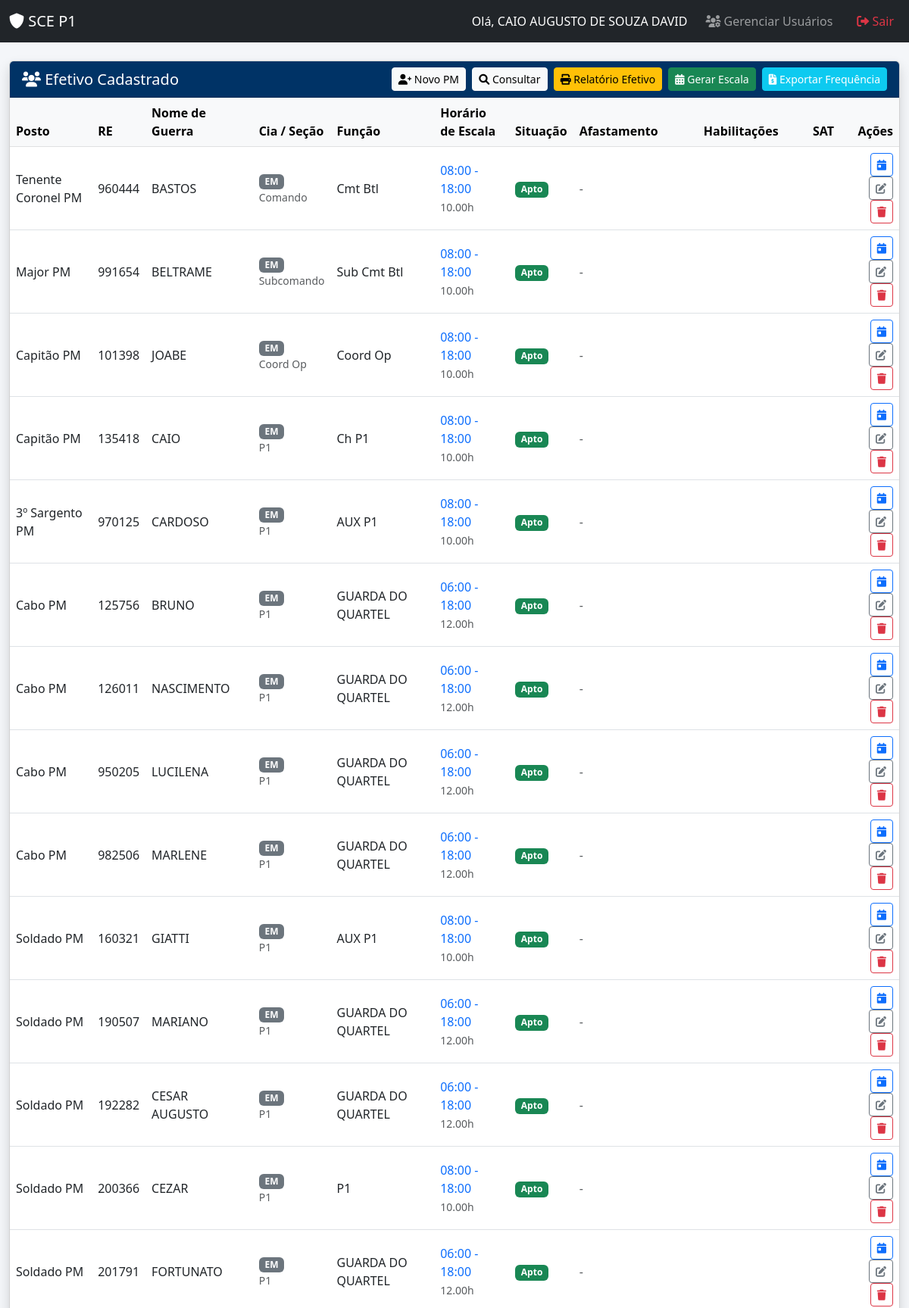
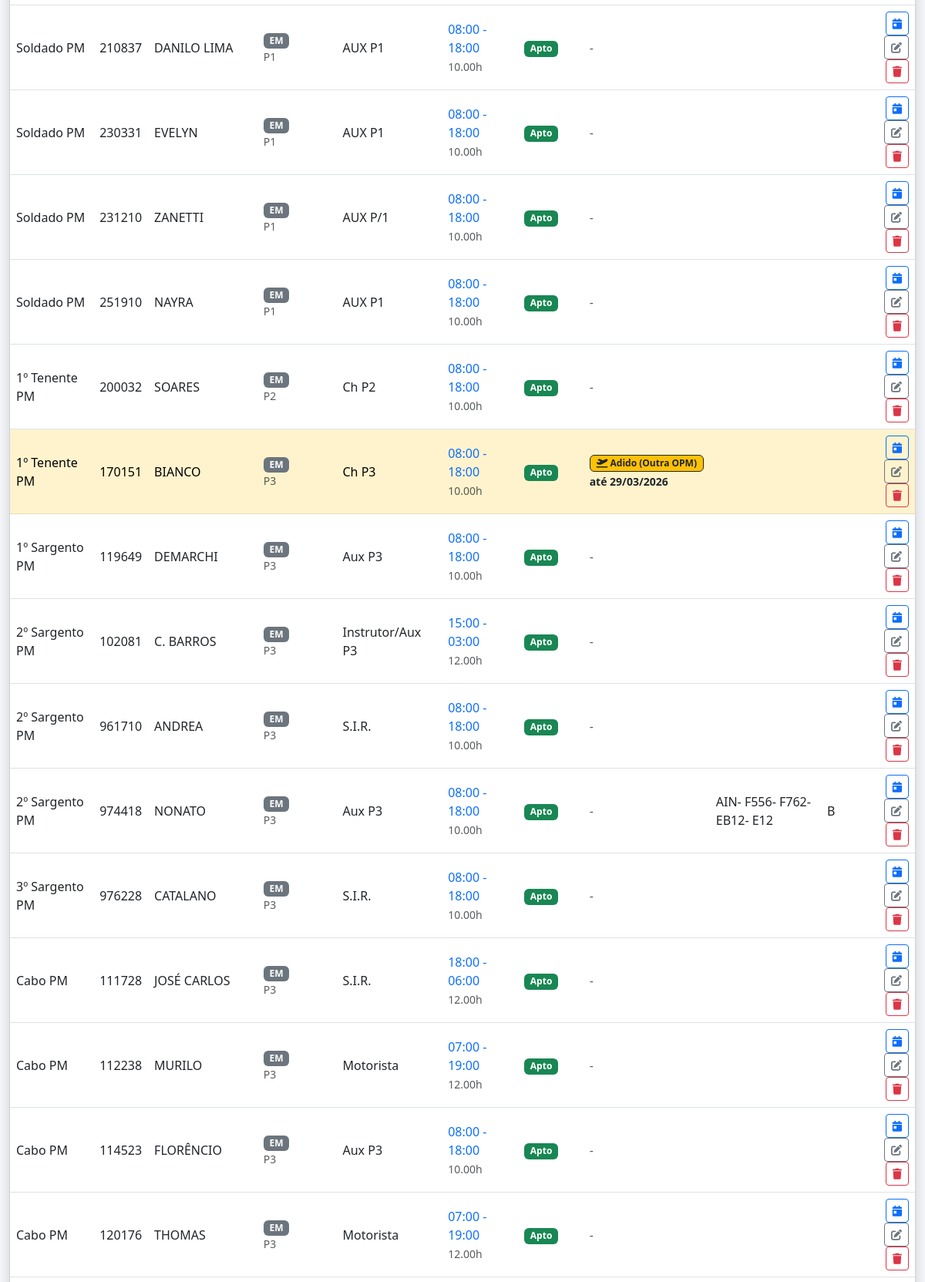
The app's page / (signed in, upper part) with its own data (2 pictures, top to bottom).
### app.py (models this page shows)
class Usuario(UserMixin, db.Model):
    id = db.Column(db.Integer, primary_key=True)
    username = db.Column(db.String(20), unique=True, nullable=False)
    re = db.Column(db.String(20), unique=True, nullable=False)
    nome = db.Column(db.String(100), nullable=False)
    password = db.Column(db.String(100), nullable=False)
    perfil = db.Column(db.String(20), default='comum') # 'admin', 'operador', 'comum'

class Policial(db.Model):
    id = db.Column(db.Integer, primary_key=True)
    posto = db.Column(db.String(20))
    re = db.Column(db.String(20), unique=True)
    nome = db.Column(db.String(100))
    nome_guerra = db.Column(db.String(50))
    cia = db.Column(db.String(20))
    secao_em = db.Column(db.String(50))
    tipo_escala = db.Column(db.String(20))
    data_base_escala = db.Column(db.Date, nullable=True)
    funcao = db.Column(db.String(100))
    equipe = db.Column(db.String(50))
    viatura = db.Column(db.String(50))
    ativo = db.Column(db.Boolean, default=True)
    hora_inicio_escala = db.Column(db.Time, nullable=True)
    hora_fim_escala = db.Column(db.Time, nullable=True)
    duracao_horas_escala = db.Column(db.Float, nullable=True)
    regime_escala = db.Column(db.String(50), nullable=True)
    habilitacoes = db.Column(db.String(500), nullable=True)
    sat = db.Column(db.String(500), nullable=True)
    status_saude = db.Column(db.String(50), default='Apto Sem Restrições')
    restricao_tipo = db.Column(db.String(100))
    data_fim_restricao = db.Column(db.Date)

### app.py (the view)
@app.route('/')
@login_required
def index():
    verificar_validade_restricoes()
    pms_raw = Policial.query.filter_by(ativo=True).all()
    hoje = datetime.now().date()
    siglas_afastamento = ['DS', 'F*', 'F', 'FN', 'FS', 'CV', 'LP', 'LSV', 'LTS', 'AD', 'LG', 'LA', 'PT', 'NP', 'EAP', 'LT']
    nomes_afastamento = {
        'DS': 'Dispensa de Serviço',
        'F*': 'Folga com observação',
        'F': 'Férias',
        'FN': 'Férias',
        'FS': 'Falta ao Serv.',
        'CV': 'Convalescença',
        'LP': 'Licença Prêmio',
        'LSV': 'Lic. Sem Venc.',
        'LTS': 'Trat. Saúde',
        'AD': 'Adido (Outra OPM)',
        'LG': 'Licença Gestante',
        'PT': 'Lic. Paternidade',
        'LA': 'Licença Adoção',
        'NP': 'Núpcias',
        'LT': 'Luto'
    }
    for pm in pms_raw:
        pm.afastamento_atual = None
        pm.data_fim_afastamento = None
        alt_hoje = AlteracaoEscala.query.filter_by(policial_id=pm.id, data=hoje).first()
        if alt_hoje and alt_hoje.valor in siglas_afastamento:
            sigla = alt_hoje.valor
            pm.afastamento_atual = nomes_afastamento.get(sigla, sigla)
            alts_futuras = AlteracaoEscala.query.filter(
                AlteracaoEscala.policial_id == pm.id,
                AlteracaoEscala.data >= hoje
            ).order_by(AlteracaoEscala.data).all()
            data_fim = hoje
            for alt in alts_futuras:
                if alt.valor == sigla and (alt.data - data_fim).days <= 1:
                    data_fim = alt.data
                elif alt.valor != sigla:
                    break # Mudou de código (ex: de Férias para Trabalho), encerra a busca
            pm.data_fim_afastamento = data_fim
    tem_em = any(pm.cia == 'EM' for pm in pms_raw)
    if tem_em:
        pms_em = [p for p in pms_raw if p.cia == 'EM']
        pms_outros = [p for p in pms_raw if p.cia != 'EM']
        pms_ordenados = ordenar_em_agrupado(pms_em) + ordenar_por_antiguidade(pms_outros)
    else:
        pms_ordenados = ordenar_por_antiguidade(pms_raw)
    e_admin = (getattr(current_user, 'perfil', 'usuario') == 'admin')
    return render_template(
        'index.html',
        pms=pms_ordenados,
        user=current_user,
        e_admin=e_admin,
        hoje=hoje,
        get_habilitacoes_texto=get_habilitacoes_texto,
        get_sat_texto=get_sat_texto
    )

### app.py (called while the page is built)
@login_manager.user_loader
def load_user(user_id):
    return db.session.get(Usuario, int(user_id))

def ordenar_por_antiguidade(lista_pms):
    return sorted(lista_pms, key=lambda pm: (HIERARQUIA.get(pm.posto, 99), pm.re))

def ordenar_em_agrupado(lista_pms):
    return sorted(lista_pms, key=lambda pm: (
        ORDEM_SECOES_EM.get(pm.secao_em, 99),
        HIERARQUIA.get(pm.posto, 99),
        pm.re
    ))

def verificar_validade_restricoes():
    hoje = datetime.now().date()
    pms_restritos = Policial.query.filter(
        Policial.status_saude == 'Apto Com Restrições',
        Policial.data_fim_restricao != None
    ).all()
    alterados = 0
    for pm in pms_restritos:
        if pm.data_fim_restricao < hoje:
            pm.status_saude = 'Apto Sem Restrições'
            pm.restricao_tipo = None
            pm.data_fim_restricao = None
            alterados += 1
    if alterados > 0: db.session.commit()

def deserialize_selections(serialized):
    return serialized.split(',') if serialized else []

def get_emojis(selections, emoji_dict):
    return ' '.join(emoji_dict.get(sel, '') for sel in selections if sel in emoji_dict).strip()

def get_habilitacoes_texto(pm):
    return get_emojis(deserialize_selections(getattr(pm, 'habilitacoes', None)), HABILITACOES_EMOJIS)

def get_sat_texto(pm):
    return get_emojis(deserialize_selections(getattr(pm, 'sat', None)), SAT_EMOJIS)

### templates/index.html (shortened to what this page needs)
<!DOCTYPE html>
<html lang="pt-br">
<head>
    <link href="https://cdn.jsdelivr.net/npm/bootstrap@5.3.0/dist/css/bootstrap.min.css" rel="stylesheet">
    <link href="https://cdnjs.cloudflare.com/ajax/libs/font-awesome/6.0.0/css/all.min.css" rel="stylesheet">
</head>
<body>
    <nav class="navbar navbar-expand-lg navbar-dark bg-dark">
        <div class="container-fluid">
            <a class="navbar-brand" href="#"><i class="fas fa-shield-alt"></i> SCE P1</a>
            <div class="collapse navbar-collapse" id="navbarNav">
                <ul class="navbar-nav ms-auto">
                    <li class="nav-item">
                        <span class="nav-link text-white">Olá, {{ user.nome }}</span>
                    </li>
                    {% if e_admin %}
                    <li class="nav-item">
                        <a class="nav-link btn btn-outline-light btn-sm ms-2" href="{{ url_for('listar_usuarios') }}">
                            <i class="fas fa-users-cog"></i> Gerenciar Usuários
                        </a>
                    </li>
                    {% endif %}
                    <li class="nav-item">
                        <a class="nav-link text-danger ms-3" href="{{ url_for('logout') }}">
                            <i class="fas fa-sign-out-alt"></i> Sair
                        </a>
                    </li>
                </ul>
            </div>
        </div>
    </nav>
    <div class="container-fluid mt-4">
        <div class="card shadow">
            <div class="card-header card-header-custom d-flex justify-content-between align-items-center">
                <h5 class="mb-0"><i class="fas fa-users"></i> Efetivo Cadastrado</h5>
                <div>
                    <button class="btn btn-light btn-sm" data-bs-toggle="modal" data-bs-target="#modal-novo">
                        <i class="fas fa-user-plus"></i> Novo PM
                    </button>
                    <a href="{{ url_for('consultar_pm') }}" class="btn btn-light btn-sm ms-1">
                        <i class="fas fa-search"></i> Consultar
                    </a>
                    <button class="btn btn-warning btn-sm ms-1" data-bs-toggle="modal" data-bs-target="#modal-relatorio">
                        <i class="fas fa-print"></i> Relatório Efetivo
                    </button>
                    <button class="btn btn-success btn-sm ms-1" data-bs-toggle="modal" data-bs-target="#modal-escala">
                        <i class="fas fa-calendar-alt"></i> Gerar Escala
                    </button>
                    <button class="btn btn-info btn-sm text-white ms-1" data-bs-toggle="modal" data-bs-target="#modal-frequencia">
                        <i class="fas fa-file-invoice-dollar"></i> Exportar Frequência
                    </button>
                </div>
            </div>
            <div class="card-body p-0">
                <div class="table-responsive">
                    <table class="table table-hover mb-0 align-middle">
                        <thead class="table-light">
                            <tr>
                                <th>Posto</th>
                                <th>RE</th>
                                <th>Nome de Guerra</th>
                                <th>Cia / Seção</th>
                                <th>Função</th>
                                <th>Horário de Escala</th>
                                <th>Situação</th>
                                <th>Afastamento</th>
                                <th>Habilitações</th>
                                <th>SAT</th>
                                <th class="text-end">Ações</th>
                            </tr>
                        </thead>
                        <tbody>
                            {% for pm in pms %}
                            <tr class="{% if pm.afastamento_atual %}table-warning{% endif %}">
                                <td>{{ pm.posto }}</td>
                                <td>{{ pm.re }}</td>
                                <td>{{ pm.nome_guerra }}</td>
                                <td>
                                    <span class="badge bg-secondary">{{ pm.cia }}</span>
                                    {% if pm.cia == 'EM' %}
                                        <small class="text-muted d-block">{{ pm.secao_em }}</small>
                                    {% endif %}
                                </td>
                                <td>{{ pm.funcao or '-' }}</td>
                                <td>
                                    {% if pm.hora_inicio_escala and pm.hora_fim_escala %}
                                        <span class="text-primary">
                                            {{ pm.hora_inicio_escala.strftime('%H:%M') }} - {{ pm.hora_fim_escala.strftime('%H:%M') }}
                                        </span>
                                        <br>
                                        <small class="text-muted">
                                            {{ '%.2f'|format(pm.duracao_horas_escala or 0) }}h
                                        </small>
                                    {% else %}
                                        <span class="text-muted">-</span>
                                    {% endif %}
                                </td>
                                <td>
                                    {% if pm.status_saude == 'Apto Sem Restrições' %}
                                        <span class="badge bg-success">Apto</span>
                                    {% else %}
                                        <span class="badge bg-warning text-dark border border-dark" title="{{ pm.restricao_tipo }}">Restrição</span>
                                    {% endif %}
                                </td>
                                <td>
                                    {% if pm.afastamento_atual %}
                                        <span class="badge bg-warning text-dark border border-dark">
                                            <i class="fas fa-plane-departure"></i> {{ pm.afastamento_atual }}
                                        </span><br>
                                        <small class="fw-bold text-dark">
                                            até {{ pm.data_fim_afastamento.strftime('%d/%m/%Y') if pm.data_fim_afastamento else 'Indefinido' }}
                                        </small>
                                    {% else %}
                                        <span class="text-muted">-</span>
                                    {% endif %}
                                </td>
                                <td>{{ get_habilitacoes_texto(pm) }}</td>
                                <td>{{ get_sat_texto(pm) }}</td>
                                <td class="text-end">
                                    <a href="{{ url_for('escala', id_pm=pm.id) }}" class="btn btn-sm btn-outline-primary" title="Editar Escala">
                                        <i class="fas fa-calendar-day"></i>
                                    </a>
                                    <button class="btn btn-sm btn-outline-secondary btn-editar"
                                            data-bs-toggle="modal" data-bs-target="#modal-novo"
                                            data-id="{{ pm.id }}"
                                            data-re="{{ pm.re }}"
                                            data-posto="{{ pm.posto }}"
                                            data-nome="{{ pm.nome }}"
                                            data-guerra="{{ pm.nome_guerra }}"
                                            data-cia="{{ pm.cia }}"
                                            data-secao="{{ pm.secao_em }}"
                                            data-funcao="{{ pm.funcao }}"
                                            data-viatura="{{ pm.viatura }}"
                                            data-equipe="{{ pm.equipe }}"
                                            data-regime="{{ pm.regime_escala or '' }}"
                                            data-data-base-escala="{{ pm.data_base_escala.strftime('%Y-%m-%d') if pm.data_base_escala else '' }}"
                                            data-hora-inicio="{{ pm.hora_inicio_escala.strftime('%H:%M') if pm.hora_inicio_escala else '' }}"
                                            data-hora-fim="{{ pm.hora_fim_escala.strftime('%H:%M') if pm.hora_fim_escala else '' }}"
                                            data-duracao="{{ pm.duracao_horas_escala if pm.duracao_horas_escala is not none else '' }}"
                                            data-saude="{{ pm.status_saude }}"
                                            data-restricao="{{ pm.restricao_tipo }}"
                                            data-fim="{{ pm.data_fim_restricao.strftime('%Y-%m-%d') if pm.data_fim_restricao else '' }}"
                                            data-habilitacoes="{{ pm.habilitacoes or '' }}"
                                            data-sat="{{ pm.sat or '' }}">
                                        <i class="fas fa-edit"></i>
                                    </button>
                                    {% if e_admin %}
                                    <a href="{{ url_for('excluir_pm', id_pm=pm.id) }}" class="btn btn-sm btn-outline-danger" onclick="return confirm('Tem certeza que deseja excluir/inativar este PM?');">
                                        <i class="fas fa-trash"></i>
                                    </a>
                                    {% endif %}
                                </td>
                            </tr>
                            {% endfor %}
                        </tbody>
                    </table>
                </div>
            </div>
        </div>
    </div>
</body>
</html>

### templates/index.html (style rules this page uses)
body { background-color: #f4f6f9; }
.card-header-custom { background-color: #003366; color: white; }

### records on screen
Usuario: nome "CAIO AUGUSTO DE SOUZA DAVID"
Policial: posto "Tenente Coronel PM", re "960444", nome_guerra "BASTOS", cia "EM", secao_em "Comando", funcao "Cmt Btl", hora_inicio_escala "08:00", hora_fim_escala "18:00", duracao_horas_escala "10.00", shows "Apto"
Policial: posto "Major PM", re "991654", nome_guerra "BELTRAME", cia "EM", secao_em "Subcomando", funcao "Sub Cmt Btl", hora_inicio_escala "08:00", hora_fim_escala "18:00", duracao_horas_escala "10.00", shows "Apto"
Policial: posto "Capitão PM", re "101398", nome_guerra "JOABE", cia "EM", secao_em "Coord Op", funcao "Coord Op", hora_inicio_escala "08:00", hora_fim_escala "18:00", duracao_horas_escala "10.00", shows "Apto"
Policial: posto "Capitão PM", re "135418", nome_guerra "CAIO", cia "EM", secao_em "P1", funcao "Ch P1", hora_inicio_escala "08:00", hora_fim_escala "18:00", duracao_horas_escala "10.00", shows "Apto"
Policial: posto "3º Sargento PM", re "970125", nome_guerra "CARDOSO", cia "EM", secao_em "P1", funcao "AUX P1", hora_inicio_escala "08:00", hora_fim_escala "18:00", duracao_horas_escala "10.00", shows "Apto"
Policial: posto "Cabo PM", re "125756", nome_guerra "BRUNO", cia "EM", secao_em "P1", funcao "GUARDA DO QUARTEL", hora_inicio_escala "06:00", hora_fim_escala "18:00", duracao_horas_escala "12.00", shows "Apto"
Policial: posto "Cabo PM", re "126011", nome_guerra "NASCIMENTO", cia "EM", secao_em "P1", funcao "GUARDA DO QUARTEL", hora_inicio_escala "06:00", hora_fim_escala "18:00", duracao_horas_escala "12.00", shows "Apto"
Policial: posto "Cabo PM", re "950205", nome_guerra "LUCILENA", cia "EM", secao_em "P1", funcao "GUARDA DO QUARTEL", hora_inicio_escala "06:00", hora_fim_escala "18:00", duracao_horas_escala "12.00", shows "Apto"
Policial: posto "Cabo PM", re "982506", nome_guerra "MARLENE", cia "EM", secao_em "P1", funcao "GUARDA DO QUARTEL", hora_inicio_escala "06:00", hora_fim_escala "18:00", duracao_horas_escala "12.00", shows "Apto"
Policial: posto "Soldado PM", re "160321", nome_guerra "GIATTI", cia "EM", secao_em "P1", funcao "AUX P1", hora_inicio_escala "08:00", hora_fim_escala "18:00", duracao_horas_escala "10.00", shows "Apto"
Policial: posto "Soldado PM", re "190507", nome_guerra "MARIANO", cia "EM", secao_em "P1", funcao "GUARDA DO QUARTEL", hora_inicio_escala "06:00", hora_fim_escala "18:00", duracao_horas_escala "12.00", shows "Apto"
Policial: posto "Soldado PM", re "192282", nome_guerra "CESAR AUGUSTO", cia "EM", secao_em "P1", funcao "GUARDA DO QUARTEL", hora_inicio_escala "06:00", hora_fim_escala "18:00", duracao_horas_escala "12.00", shows "Apto"
Policial: posto "Soldado PM", re "200366", nome_guerra "CEZAR", cia "EM", secao_em "P1", funcao "P1", hora_inicio_escala "08:00", hora_fim_escala "18:00", duracao_horas_escala "10.00", shows "Apto"
Policial: posto "Soldado PM", re "201791", nome_guerra "FORTUNATO", cia "EM", secao_em "P1", funcao "GUARDA DO QUARTEL", hora_inicio_escala "06:00", hora_fim_escala "18:00", duracao_horas_escala "12.00", shows "Apto"
Policial: posto "Soldado PM", re "210837", nome_guerra "DANILO LIMA", cia "EM", secao_em "P1", funcao "AUX P1", hora_inicio_escala "08:00", hora_fim_escala "18:00", duracao_horas_escala "10.00", shows "Apto"
Policial: posto "Soldado PM", re "230331", nome_guerra "EVELYN", cia "EM", secao_em "P1", funcao "AUX P1", hora_inicio_escala "08:00", hora_fim_escala "18:00", duracao_horas_escala "10.00", shows "Apto"
Policial: posto "Soldado PM", re "231210", nome_guerra "ZANETTI", cia "EM", secao_em "P1", funcao "AUX P/1", hora_inicio_escala "08:00", hora_fim_escala "18:00", duracao_horas_escala "10.00", shows "Apto"
Policial: posto "Soldado PM", re "251910", nome_guerra "NAYRA", cia "EM", secao_em "P1", funcao "AUX P1", hora_inicio_escala "08:00", hora_fim_escala "18:00", duracao_horas_escala "10.00", shows "Apto"
Policial: posto "1º Tenente PM", re "200032", nome_guerra "SOARES", cia "EM", secao_em "P2", funcao "Ch P2", hora_inicio_escala "08:00", hora_fim_escala "18:00", duracao_horas_escala "10.00", shows "Apto"
Policial: posto "1º Tenente PM", re "170151", nome_guerra "BIANCO", cia "EM", secao_em "P3", funcao "Ch P3", hora_inicio_escala "08:00", hora_fim_escala "18:00", duracao_horas_escala "10.00", shows "Apto", afastamento_atual "Adido (Outra OPM)", data_fim_afastamento "29/03/2026"
Policial: posto "1º Sargento PM", re "119649", nome_guerra "DEMARCHI", cia "EM", secao_em "P3", funcao "Aux P3", hora_inicio_escala "08:00", hora_fim_escala "18:00", duracao_horas_escala "10.00", shows "Apto"
Policial: posto "2º Sargento PM", re "102081", nome_guerra "C. BARROS", cia "EM", secao_em "P3", funcao "Instrutor/Aux P3", hora_inicio_escala "15:00", hora_fim_escala "03:00", duracao_horas_escala "12.00", shows "Apto"
Policial: posto "2º Sargento PM", re "961710", nome_guerra "ANDREA", cia "EM", secao_em "P3", funcao "S.I.R.", hora_inicio_escala "08:00", hora_fim_escala "18:00", duracao_horas_escala "10.00", shows "Apto"
Policial: posto "2º Sargento PM", re "974418", nome_guerra "NONATO", cia "EM", secao_em "P3", funcao "Aux P3", hora_inicio_escala "08:00", hora_fim_escala "18:00", duracao_horas_escala "10.00", shows "Apto", habilitacoes "AIN- F556- F762- EB12- E12", sat "B"
Policial: posto "3º Sargento PM", re "976228", nome_guerra "CATALANO", cia "EM", secao_em "P3", funcao "S.I.R.", hora_inicio_escala "08:00", hora_fim_escala "18:00", duracao_horas_escala "10.00", shows "Apto"
Policial: posto "Cabo PM", re "111728", nome_guerra "JOSÉ CARLOS", cia "EM", secao_em "P3", funcao "S.I.R.", hora_inicio_escala "18:00", hora_fim_escala "06:00", duracao_horas_escala "12.00", shows "Apto"
Policial: posto "Cabo PM", re "112238", nome_guerra "MURILO", cia "EM", secao_em "P3", funcao "Motorista", hora_inicio_escala "07:00", hora_fim_escala "19:00", duracao_horas_escala "12.00", shows "Apto"
Policial: posto "Cabo PM", re "114523", nome_guerra "FLORÊNCIO", cia "EM", secao_em "P3", funcao "Aux P3", hora_inicio_escala "08:00", hora_fim_escala "18:00", duracao_horas_escala "10.00", shows "Apto"
Policial: posto "Cabo PM", re "120176", nome_guerra "THOMAS", cia "EM", secao_em "P3", funcao "Motorista", hora_inicio_escala "07:00", hora_fim_escala "19:00", duracao_horas_escala "12.00", shows "Apto"
